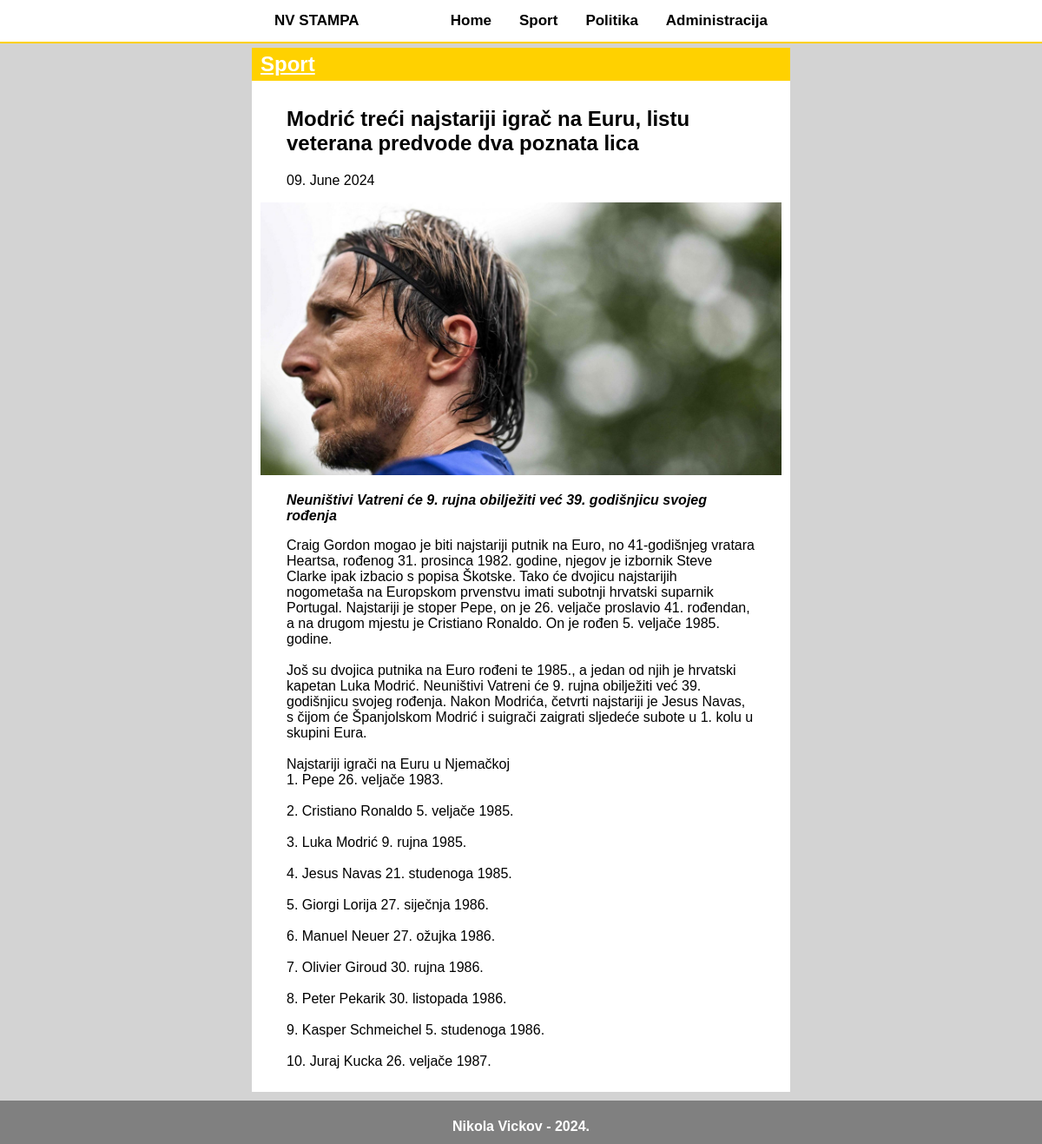
The app's page /clanak.php?id=27 with its own data.
### tables this page shows
CREATE TABLE `vijesti` (
  `id` int(11) NOT NULL,
  `date` date NOT NULL,
  `title` varchar(255) NOT NULL,
  `about` text NOT NULL,
  `content` text NOT NULL,
  `picture` varchar(255) NOT NULL,
  `category` varchar(100) NOT NULL
);

### clanak.php (the view, shortened to what this page needs)
<!DOCTYPE html>
<html lang="en">
<head>
</head>
<body>
<?php
include 'connect.php';
$id = $_GET['id'];
$query = "SELECT * FROM vijesti WHERE id=?";
$stmt = $dbc->prepare($query);
$stmt->bind_param("i", $id);
$stmt->execute();
$result = $stmt->get_result();
if($result->num_rows > 0) {
    $row = $result->fetch_assoc();
} else {
    echo "Nema rezultata za zadani ID.";
    exit();
}
$date = new DateTime($row['date']);
$formatted_date = $date->format('d. F Y');
?>
<div id="page-container">
<div id="content-wrap">
<?php
echo '<div class="naslovni_tab">';
echo '    <h2>' . ucfirst($row['category']) . '</h2>';
echo '</div>';
?>
<div class="clanci">
<section role="main">
    <div class="row">
        <div class="suzi">
            <h1 class="title"><?php
                echo $row['title'];
            ?></h1>
            <p><?php
                echo "<span>".$formatted_date."</span>";
            ?></p>
            </div>
            </div>
            <section class="slika">
                <?php
                echo '<img src="' . UPLPATH . $row['picture'] . '">';
                ?>
            </section>
        <div class="suzi">
        <section class="about">
            <p>
                <?php
                echo "<i>".$row['about']."</i>";
                ?>
            </p>
        </section>
        <section class="sadrzaj">
            <p>
                <?php
                echo nl2br($row['content']);
                ?>
            </p>
        </section>
        </div>
    </section>
    </div>
    </div>
    <footer id="footer">
        <h4>Nikola Vickov - 2024.</h4>
       </footer>
     </div>
</body>
</html>

### records on screen
vijesti: category "Sport", title "Modrić treći najstariji igrač na Euru, listu veterana predvode dva poznata lica", date "09. June 2024", picture (picture), about "Neuništivi Vatreni će 9. rujna obilježiti već 39. godišnjicu svojeg rođenja", content "Craig Gordon mogao je biti najstariji putnik na Euro, no 41-godišnjeg vratara Heartsa, rođenog 31. prosinca 1982. godine, njegov je izbornik Steve Clarke ipak izbacio s popisa Škotske. Tako će dvojicu najstarijih nogometaša na Europskom prvenstvu imati subotnji hrvatski suparnik Portugal. Najstariji je stoper Pepe, on je 26. veljače proslavio 41. rođendan, a na drugom mjestu je Cristiano Ronaldo. On je rođen 5. veljače 1985. godine. Još su dvojica putnika na Euro rođeni te 1985., a jedan od njih je hrvatski kapetan Luka Modrić. Neuništivi Vatreni će 9. rujna obilježiti već 39. godišnjicu svojeg rođenja. Nakon Modrića, četvrti najstariji je Jesus Navas, s čijom će Španjolskom Modrić i…"
